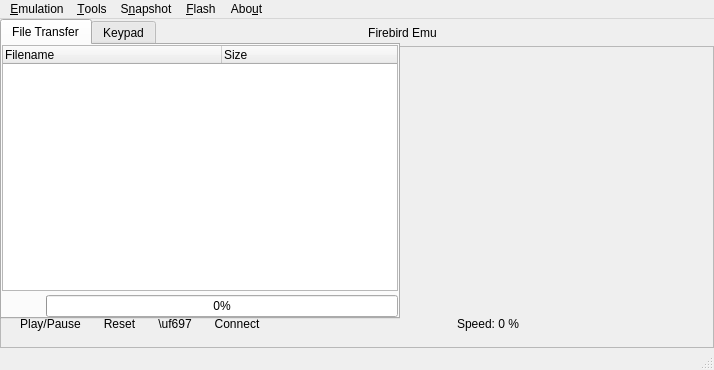
<?xml version="1.0" encoding="UTF-8"?>
<ui version="4.0">
 <class>MainWindow</class>
 <widget class="QMainWindow" name="MainWindow">
  <property name="geometry">
   <rect>
    <x>0</x>
    <y>0</y>
    <width>714</width>
    <height>370</height>
   </rect>
  </property>
  <property name="acceptDrops">
   <bool>true</bool>
  </property>
  <property name="windowTitle">
   <string>Firebird Emu</string>
  </property>
  <property name="windowIcon">
   <iconset resource="resources.qrc">
    <normaloff>:/icons/resources/org.firebird-emus.firebird-emu.png</normaloff>:/icons/resources/org.firebird-emus.firebird-emu.png</iconset>
  </property>
  <property name="dockOptions">
   <set>QMainWindow::AllowNestedDocks|QMainWindow::AllowTabbedDocks|QMainWindow::AnimatedDocks</set>
  </property>
  <widget class="QWidget" name="centralwidget">
   <layout class="QVBoxLayout" name="mainLayout">
    <property name="spacing">
     <number>0</number>
    </property>
    <property name="leftMargin">
     <number>0</number>
    </property>
    <property name="topMargin">
     <number>0</number>
    </property>
    <property name="rightMargin">
     <number>0</number>
    </property>
    <property name="bottomMargin">
     <number>0</number>
    </property>
    <item>
     <widget class="QWidget" name="headerBar">
      <property name="sizePolicy">
       <sizepolicy hsizetype="Preferred" vsizetype="Fixed">
        <horstretch>0</horstretch>
        <verstretch>0</verstretch>
       </sizepolicy>
      </property>
      <property name="minimumHeight">
       <number>22</number>
      </property>
      <layout class="QHBoxLayout" name="headerLayout">
       <property name="spacing">
        <number>6</number>
       </property>
       <property name="leftMargin">
        <number>10</number>
       </property>
       <property name="topMargin">
        <number>2</number>
       </property>
       <property name="rightMargin">
        <number>10</number>
       </property>
       <property name="bottomMargin">
        <number>2</number>
       </property>
       <item>
        <widget class="QToolButton" name="buttonWindowClose">
         <property name="toolTip">
          <string>Close</string>
         </property>
         <property name="autoRaise">
          <bool>true</bool>
         </property>
         <property name="text">
          <string/>
         </property>
        </widget>
       </item>
       <item>
        <widget class="QToolButton" name="buttonWindowMinimize">
         <property name="toolTip">
          <string>Minimize</string>
         </property>
         <property name="autoRaise">
          <bool>true</bool>
         </property>
         <property name="text">
          <string/>
         </property>
        </widget>
       </item>
       <item>
        <widget class="QToolButton" name="buttonWindowMaximize">
         <property name="toolTip">
          <string>Maximize</string>
         </property>
         <property name="autoRaise">
          <bool>true</bool>
         </property>
         <property name="text">
          <string/>
         </property>
        </widget>
       </item>
       <item>
        <spacer name="leftTitleSpacer">
         <property name="orientation">
          <enum>Qt::Horizontal</enum>
         </property>
         <property name="sizeHint" stdset="0">
          <size>
           <width>40</width>
           <height>20</height>
          </size>
         </property>
        </spacer>
       </item>
       <item>
        <widget class="QLabel" name="labelWindowTitle">
         <property name="text">
          <string>Firebird Emu</string>
         </property>
         <property name="alignment">
          <set>Qt::AlignVCenter|Qt::AlignHCenter</set>
         </property>
         <property name="autoFillBackground">
          <bool>false</bool>
         </property>
        </widget>
       </item>
       <item>
        <spacer name="rightTitleSpacer">
         <property name="orientation">
          <enum>Qt::Horizontal</enum>
         </property>
         <property name="sizeHint" stdset="0">
          <size>
           <width>40</width>
           <height>20</height>
          </size>
         </property>
        </spacer>
       </item>
      </layout>
     </widget>
    </item>
    <item>
     <widget class="QFrame" name="frame">
      <property name="frameShape">
       <enum>QFrame::StyledPanel</enum>
      </property>
      <property name="frameShadow">
       <enum>QFrame::Raised</enum>
      </property>
      <layout class="QVBoxLayout" name="verticalLayout_6">
       <property name="spacing">
        <number>8</number>
       </property>
       <property name="leftMargin">
        <number>12</number>
       </property>
       <property name="topMargin">
        <number>12</number>
       </property>
       <property name="rightMargin">
        <number>12</number>
       </property>
       <property name="bottomMargin">
        <number>12</number>
       </property>
       <item>
        <widget class="LCDWidget" name="lcdView" native="true">
         <property name="sizePolicy">
          <sizepolicy hsizetype="MinimumExpanding" vsizetype="MinimumExpanding">
           <horstretch>0</horstretch>
           <verstretch>0</verstretch>
          </sizepolicy>
         </property>
         <property name="minimumSize">
          <size>
           <width>320</width>
           <height>240</height>
          </size>
         </property>
         <property name="focusPolicy">
          <enum>Qt::StrongFocus</enum>
         </property>
        </widget>
       </item>
       <item>
        <layout class="QHBoxLayout" name="horizontalLayout_7">
         <property name="spacing">
          <number>8</number>
         </property>
         <item>
          <widget class="QToolButton" name="buttonPlayPause">
           <property name="text">
            <string>Play/Pause</string>
           </property>
           <property name="checkable">
            <bool>true</bool>
           </property>
           <property name="iconSize">
            <size>
             <width>24</width>
             <height>24</height>
            </size>
           </property>
           <property name="autoRaise">
            <bool>true</bool>
           </property>
          </widget>
         </item>
         <item>
          <widget class="QToolButton" name="buttonReset">
           <property name="text">
            <string>Reset</string>
           </property>
           <property name="icon">
            <iconset resource="resources.qrc">
             <normaloff>:/icons/resources/icons/system-reboot.png</normaloff>:/icons/resources/icons/system-reboot.png</iconset>
           </property>
           <property name="iconSize">
            <size>
             <width>24</width>
             <height>24</height>
            </size>
           </property>
           <property name="autoRaise">
            <bool>true</bool>
           </property>
          </widget>
         </item>
         <item>
          <widget class="QToolButton" name="buttonScreenshot">
           <property name="text">
            <string>\uf697</string>
           </property>
           <property name="icon">
            <iconset resource="resources.qrc">
             <normaloff>:/icons/resources/icons/camera-photo.png</normaloff>:/icons/resources/icons/camera-photo.png</iconset>
           </property>
           <property name="iconSize">
            <size>
             <width>24</width>
             <height>24</height>
            </size>
           </property>
           <property name="autoRaise">
            <bool>true</bool>
           </property>
          </widget>
         </item>
         <item>
          <widget class="QToolButton" name="buttonUSB">
           <property name="text">
            <string>Connect</string>
           </property>
           <property name="icon">
            <iconset resource="resources.qrc">
             <normaloff>:/icons/resources/icons/Actions-network-disconnect-icon.png</normaloff>
             <normalon>:/icons/resources/icons/Actions-network-connect-icon.png</normalon>:/icons/resources/icons/Actions-network-disconnect-icon.png</iconset>
           </property>
           <property name="iconSize">
            <size>
             <width>24</width>
             <height>24</height>
            </size>
           </property>
           <property name="checkable">
            <bool>true</bool>
           </property>
           <property name="autoRaise">
            <bool>true</bool>
           </property>
          </widget>
         </item>
         <item>
          <widget class="QPushButton" name="buttonSpeed">
           <property name="toolTip">
            <string>Enable Fullspeed</string>
           </property>
           <property name="text">
            <string>Speed: 0 %</string>
           </property>
           <property name="checkable">
            <bool>true</bool>
           </property>
           <property name="flat">
            <bool>true</bool>
           </property>
          </widget>
         </item>
        </layout>
       </item>
      </layout>
     </widget>
    </item>
   </layout>
   <widget class="QTabWidget" name="tabWidget">
    <property name="enabled">
     <bool>true</bool>
    </property>
    <property name="geometry">
     <rect>
      <x>0</x>
      <y>0</y>
      <width>400</width>
      <height>300</height>
     </rect>
    </property>
    <property name="currentIndex">
     <number>0</number>
    </property>
    <property name="visible">
     <bool>false</bool>
    </property>
    <widget class="QWidget" name="tabFiles">
     <attribute name="icon">
      <iconset resource="resources.qrc">
       <normaloff>:/icons/resources/icons/document.png</normaloff>:/icons/resources/icons/document.png</iconset>
     </attribute>
     <attribute name="title">
      <string>File Transfer</string>
     </attribute>
     <layout class="QVBoxLayout" name="verticalLayout_2">
      <property name="spacing">
       <number>4</number>
      </property>
      <property name="leftMargin">
       <number>0</number>
      </property>
      <property name="topMargin">
       <number>0</number>
      </property>
      <property name="rightMargin">
       <number>0</number>
      </property>
      <property name="bottomMargin">
       <number>0</number>
      </property>
      <item>
       <widget class="USBLinkTreeWidget" name="usblinkTree">
        <property name="contextMenuPolicy">
         <enum>Qt::CustomContextMenu</enum>
        </property>
        <attribute name="headerDefaultSectionSize">
         <number>219</number>
        </attribute>
        <column>
         <property name="text">
          <string>Filename</string>
         </property>
        </column>
        <column>
         <property name="text">
          <string>Size</string>
         </property>
        </column>
       </widget>
      </item>
      <item>
       <layout class="QHBoxLayout" name="horizontalLayout_6">
        <property name="leftMargin">
         <number>0</number>
        </property>
        <property name="topMargin">
         <number>0</number>
        </property>
        <property name="rightMargin">
         <number>0</number>
        </property>
        <property name="bottomMargin">
         <number>0</number>
        </property>
        <item>
         <widget class="QPushButton" name="refreshButton">
          <property name="icon">
           <iconset resource="resources.qrc">
            <normaloff>:/icons/resources/icons/system-reboot.png</normaloff>:/icons/resources/icons/system-reboot.png</iconset>
          </property>
          <property name="iconSize">
           <size>
            <width>20</width>
            <height>20</height>
           </size>
          </property>
          <property name="flat">
           <bool>true</bool>
          </property>
         </widget>
        </item>
        <item>
         <widget class="QProgressBar" name="progressBar">
          <property name="value">
           <number>0</number>
          </property>
         </widget>
        </item>
       </layout>
      </item>
     </layout>
    </widget>
    <widget class="QWidget" name="tab">
     <attribute name="icon">
      <iconset resource="resources.qrc">
       <normaloff>:/icons/resources/icons/preferences-desktop-keyboard.png</normaloff>:/icons/resources/icons/preferences-desktop-keyboard.png</iconset>
     </attribute>
     <attribute name="title">
      <string>Keypad</string>
     </attribute>
     <layout class="QHBoxLayout" name="horizontalLayout_5">
      <property name="leftMargin">
       <number>0</number>
      </property>
      <property name="topMargin">
       <number>0</number>
      </property>
      <property name="rightMargin">
       <number>0</number>
      </property>
      <property name="bottomMargin">
       <number>0</number>
      </property>
      <item>
       <widget class="QQuickWidgetLessBroken" name="keypadWidget" native="true">
        <property name="sizePolicy">
         <sizepolicy hsizetype="Expanding" vsizetype="Expanding">
          <horstretch>0</horstretch>
          <verstretch>0</verstretch>
         </sizepolicy>
        </property>
        <property name="minimumSize">
         <size>
          <width>265</width>
          <height>90</height>
         </size>
        </property>
        <property name="maximumSize">
         <size>
          <width>999999</width>
          <height>999999</height>
         </size>
        </property>
        <property name="focusPolicy">
         <enum>Qt::NoFocus</enum>
        </property>
        <property name="resizeMode">
         <enum>QQuickWidget::SizeRootObjectToView</enum>
        </property>
       </widget>
      </item>
     </layout>
    </widget>
   </widget>
  </widget>
  <widget class="QStatusBar" name="statusBar"/>
  <widget class="QMenuBar" name="menubar">
   <property name="geometry">
    <rect>
     <x>0</x>
     <y>0</y>
     <width>714</width>
     <height>19</height>
    </rect>
   </property>
   <widget class="QMenu" name="menuEmulation">
    <property name="title">
     <string>&amp;Emulation</string>
    </property>
    <widget class="QMenu" name="menuRestart_with_Kit">
     <property name="title">
      <string>Restart &amp;with Kit</string>
     </property>
     <property name="icon">
      <iconset resource="resources.qrc">
       <normaloff>:/icons/resources/icons/edit-bomb.png</normaloff>:/icons/resources/icons/edit-bomb.png</iconset>
     </property>
    </widget>
    <widget class="QMenu" name="menuBoot_Diags_with_Kit">
     <property name="title">
      <string>&amp;Boot Diags with Kit</string>
     </property>
     <property name="icon">
      <iconset resource="resources.qrc">
       <normaloff>:/icons/resources/icons/edit-bomb.png</normaloff>:/icons/resources/icons/edit-bomb.png</iconset>
     </property>
    </widget>
    <addaction name="actionReset"/>
    <addaction name="actionPause"/>
    <addaction name="actionRestart"/>
    <addaction name="menuRestart_with_Kit"/>
    <addaction name="menuBoot_Diags_with_Kit"/>
    <addaction name="separator"/>
    <addaction name="separator"/>
    <addaction name="actionConfiguration"/>
    <addaction name="separator"/>
    <addaction name="actionQuit"/>
   </widget>
   <widget class="QMenu" name="menuFlash">
    <property name="title">
     <string>&amp;Flash</string>
    </property>
    <addaction name="actionSave"/>
    <addaction name="actionCreate_flash"/>
   </widget>
   <widget class="QMenu" name="menuTools">
    <property name="title">
     <string>&amp;Tools</string>
    </property>
    <widget class="QMenu" name="menuLanguage">
     <property name="title">
      <string>Language</string>
     </property>
    </widget>
    <addaction name="actionScreenshot"/>
    <addaction name="actionRecord_GIF"/>
    <addaction name="actionConnect"/>
    <addaction name="separator"/>
    <addaction name="actionLCD_Window"/>
    <addaction name="separator"/>
    <addaction name="actionDebugger"/>
    <addaction name="actionLaunch_IDA"/>
    <addaction name="separator"/>
    <addaction name="actionXModem"/>
    <addaction name="actionLeavePTT"/>
    <addaction name="actionSwitch_to_Mobile_UI"/>
    <addaction name="actionDarkMode"/>
    <addaction name="separator"/>
    <addaction name="menuLanguage"/>
   </widget>
   <widget class="QMenu" name="menuState">
    <property name="title">
     <string>S&amp;napshot</string>
    </property>
    <addaction name="actionSuspend"/>
    <addaction name="actionResume"/>
    <addaction name="separator"/>
    <addaction name="actionSuspend_to_file"/>
    <addaction name="actionResume_from_file"/>
   </widget>
   <widget class="QMenu" name="menuAbout">
    <property name="title">
     <string>Abo&amp;ut</string>
    </property>
    <addaction name="actionAbout_Firebird"/>
    <addaction name="actionAbout_Qt"/>
   </widget>
   <addaction name="menuEmulation"/>
   <addaction name="menuTools"/>
   <addaction name="menuState"/>
   <addaction name="menuFlash"/>
   <addaction name="menuAbout"/>
  </widget>
  <action name="actionReset">
   <property name="icon">
    <iconset resource="resources.qrc">
     <normaloff>:/icons/resources/icons/system-reboot.png</normaloff>:/icons/resources/icons/system-reboot.png</iconset>
   </property>
   <property name="text">
    <string>&amp;Reset</string>
   </property>
  </action>
  <action name="actionDebugger">
   <property name="icon">
    <iconset resource="resources.qrc">
     <normaloff>:/icons/resources/icons/tools-report-bug.png</normaloff>:/icons/resources/icons/tools-report-bug.png</iconset>
   </property>
   <property name="text">
    <string>Enter &amp;Debugger</string>
   </property>
  </action>
  <action name="actionLaunch_IDA">
   <property name="text">
    <string>Launch &amp;IDA Instant Debugging</string>
   </property>
  </action>
  <action name="actionQuit">
   <property name="icon">
    <iconset resource="resources.qrc">
     <normaloff>:/icons/resources/icons/application-exit.png</normaloff>:/icons/resources/icons/application-exit.png</iconset>
   </property>
   <property name="text">
    <string>&amp;Quit</string>
   </property>
  </action>
  <action name="actionPause">
   <property name="checkable">
    <bool>true</bool>
   </property>
   <property name="icon">
    <iconset resource="resources.qrc">
     <normaloff>:/icons/resources/icons/Actions-media-playback-pause-icon.png</normaloff>:/icons/resources/icons/Actions-media-playback-pause-icon.png</iconset>
   </property>
   <property name="text">
    <string>&amp;Pause</string>
   </property>
   <property name="toolTip">
    <string>Pause execution</string>
   </property>
  </action>
  <action name="actionRestart">
   <property name="icon">
    <iconset resource="resources.qrc">
     <normaloff>:/icons/resources/icons/edit-bomb.png</normaloff>:/icons/resources/icons/edit-bomb.png</iconset>
   </property>
   <property name="text">
    <string>Re&amp;start</string>
   </property>
  </action>
  <action name="actionScreenshot">
   <property name="icon">
    <iconset resource="resources.qrc">
     <normaloff>:/icons/resources/icons/camera-photo.png</normaloff>:/icons/resources/icons/camera-photo.png</iconset>
   </property>
   <property name="text">
    <string>&amp;Screenshot</string>
   </property>
  </action>
  <action name="actionConnect">
   <property name="checkable">
    <bool>true</bool>
   </property>
   <property name="icon">
    <iconset resource="resources.qrc">
     <normaloff>:/icons/resources/icons/Actions-network-disconnect-icon.png</normaloff>
     <normalon>:/icons/resources/icons/Actions-network-connect-icon.png</normalon>:/icons/resources/icons/Actions-network-disconnect-icon.png</iconset>
   </property>
   <property name="text">
    <string>Connect &amp;USB</string>
   </property>
  </action>
  <action name="actionSave">
   <property name="icon">
    <iconset resource="resources.qrc">
     <normaloff>:/icons/resources/icons/media-floppy.png</normaloff>:/icons/resources/icons/media-floppy.png</iconset>
   </property>
   <property name="text">
    <string>&amp;Save</string>
   </property>
  </action>
  <action name="actionCreate_flash">
   <property name="icon">
    <iconset resource="resources.qrc">
     <normaloff>:/icons/resources/icons/flash-create.png</normaloff>:/icons/resources/icons/flash-create.png</iconset>
   </property>
   <property name="text">
    <string>&amp;Create Flash</string>
   </property>
  </action>
  <action name="actionXModem">
   <property name="text">
    <string>Send &amp;file over XModem</string>
   </property>
  </action>
  <action name="actionSuspend">
   <property name="icon">
    <iconset resource="resources.qrc">
     <normaloff>:/icons/resources/icons/system-suspend.png</normaloff>:/icons/resources/icons/system-suspend.png</iconset>
   </property>
   <property name="text">
    <string>&amp;Suspend</string>
   </property>
  </action>
  <action name="actionResume">
   <property name="icon">
    <iconset resource="resources.qrc">
     <normaloff>:/icons/resources/icons/system-suspend-hibernate.png</normaloff>:/icons/resources/icons/system-suspend-hibernate.png</iconset>
   </property>
   <property name="text">
    <string>&amp;Resume</string>
   </property>
  </action>
  <action name="actionSuspend_to_file">
   <property name="icon">
    <iconset resource="resources.qrc">
     <normaloff>:/icons/resources/icons/system-suspend.png</normaloff>:/icons/resources/icons/system-suspend.png</iconset>
   </property>
   <property name="text">
    <string>Save &amp;to file</string>
   </property>
  </action>
  <action name="actionResume_from_file">
   <property name="icon">
    <iconset resource="resources.qrc">
     <normaloff>:/icons/resources/icons/system-suspend-hibernate.png</normaloff>:/icons/resources/icons/system-suspend-hibernate.png</iconset>
   </property>
   <property name="text">
    <string>Load &amp;from file</string>
   </property>
  </action>
  <action name="actionRecord_GIF">
   <property name="checkable">
    <bool>true</bool>
   </property>
   <property name="icon">
    <iconset resource="resources.qrc">
     <normaloff>:/icons/resources/icons/kmplayer.png</normaloff>:/icons/resources/icons/kmplayer.png</iconset>
   </property>
   <property name="text">
    <string>&amp;Record GIF</string>
   </property>
  </action>
  <action name="actionAbout_Firebird">
   <property name="icon">
    <iconset resource="resources.qrc">
     <normaloff>:/icons/resources/org.firebird-emus.firebird-emu.png</normaloff>:/icons/resources/org.firebird-emus.firebird-emu.png</iconset>
   </property>
   <property name="text">
    <string>&amp;About Firebird</string>
   </property>
  </action>
  <action name="actionAbout_Qt">
   <property name="text">
    <string>About &amp;Qt</string>
   </property>
  </action>
  <action name="actionLCD_Window">
   <property name="checkable">
    <bool>true</bool>
   </property>
   <property name="text">
    <string>&amp;External LCD</string>
   </property>
  </action>
  <action name="actionConfiguration">
   <property name="icon">
    <iconset resource="resources.qrc">
     <normaloff>:/icons/resources/icons/preferences-other.png</normaloff>:/icons/resources/icons/preferences-other.png</iconset>
   </property>
   <property name="text">
    <string>&amp;Configuration</string>
   </property>
  </action>
  <action name="actionSwitch_to_Mobile_UI">
   <property name="icon">
    <iconset resource="resources.qrc">
     <normaloff>:/icons/resources/icons/smartphone.png</normaloff>:/icons/resources/icons/smartphone.png</iconset>
   </property>
   <property name="text">
    <string>Switch to Mobile UI</string>
   </property>
  </action>
  <action name="actionLeavePTT">
   <property name="text">
    <string>Leave &amp;PTT</string>
   </property>
  </action>
  <action name="actionDarkMode">
   <property name="checkable">
    <bool>true</bool>
   </property>
   <property name="text">
    <string>Dark mode</string>
   </property>
   <property name="checked">
    <bool>true</bool>
   </property>
  </action>
 </widget>
 <customwidgets>
  <customwidget>
   <class>QQuickWidgetLessBroken</class>
   <extends>QWidget</extends>
   <header>mainwindow.h</header>
  </customwidget>
  <customwidget>
   <class>LCDWidget</class>
   <extends>QWidget</extends>
   <header>ui/lcdwidget.h</header>
   <container>1</container>
  </customwidget>
  <customwidget>
   <class>USBLinkTreeWidget</class>
   <extends>QTreeWidget</extends>
   <header>transfer/usblinktreewidget.h</header>
  </customwidget>
 </customwidgets>
 <resources>
  <include location="resources.qrc"/>
 </resources>
 <connections>
  <connection>
   <sender>actionQuit</sender>
   <signal>triggered()</signal>
   <receiver>MainWindow</receiver>
   <slot>close()</slot>
   <hints>
    <hint type="sourcelabel">
     <x>-1</x>
     <y>-1</y>
    </hint>
    <hint type="destinationlabel">
     <x>356</x>
     <y>167</y>
    </hint>
   </hints>
  </connection>
 </connections>
</ui>
